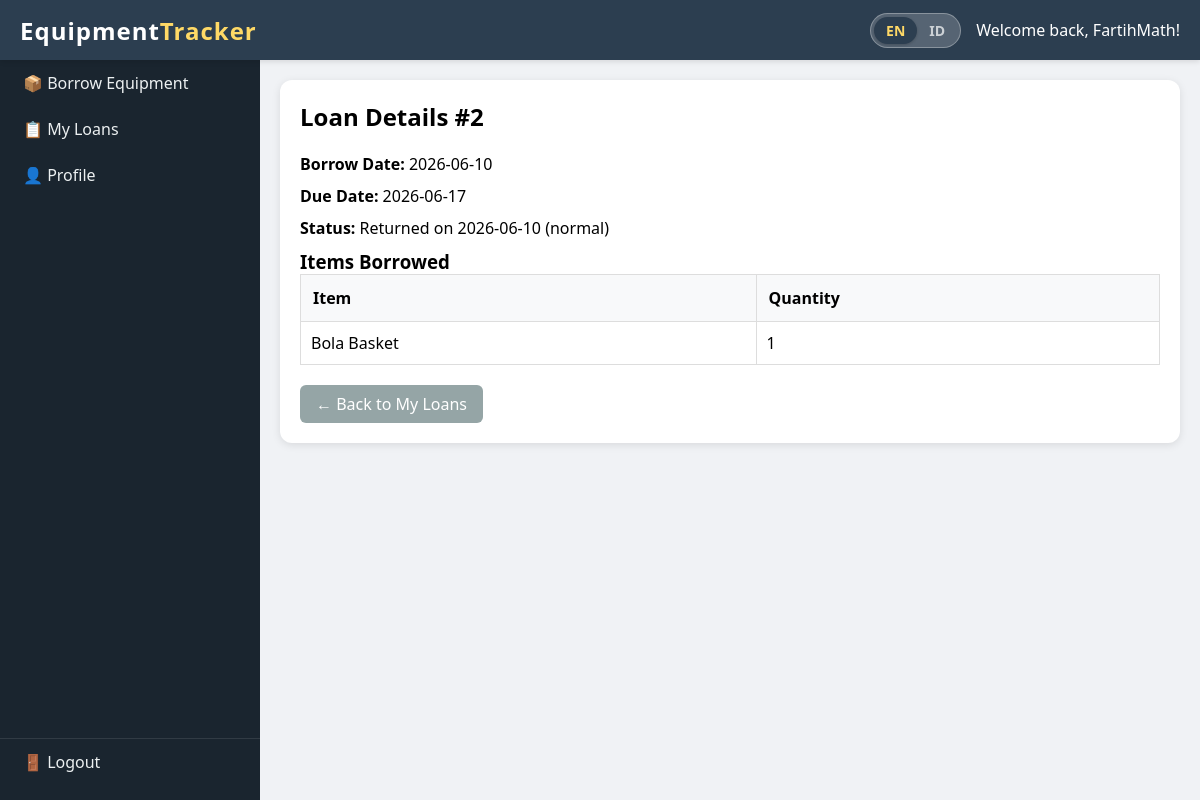
The page /customer/loan_details/2 (signed in) on the database its author committed.
### models.py (models this page shows)
class BorrowSession(db.Model):
    id = db.Column(db.Integer, primary_key=True)
    user_id = db.Column(db.Integer, db.ForeignKey('user.id'), nullable=False)
    borrow_date = db.Column(db.DateTime, default=datetime.now)
    due_date = db.Column(db.DateTime, nullable=False)
    return_date = db.Column(db.DateTime, nullable=True)
    return_status = db.Column(db.String(50), nullable=True)   # 'normal', 'missing', 'damaged'
    return_note = db.Column(db.Text, nullable=True)
    qr_token = db.Column(db.String(100), unique=True, nullable=False)
    items = db.relationship('BorrowItem', backref='session', lazy=True, cascade='all, delete-orphan')

class BorrowItem(db.Model):
    id = db.Column(db.Integer, primary_key=True)
    session_id = db.Column(db.Integer, db.ForeignKey('borrow_session.id'), nullable=False)
    equipment_id = db.Column(db.Integer, db.ForeignKey('equipment.id'), nullable=False)
    quantity = db.Column(db.Integer, nullable=False)
    equipment = db.relationship('Equipment')

class Equipment(db.Model):
    id = db.Column(db.Integer, primary_key=True)
    name = db.Column(db.String(100), nullable=False)
    amount = db.Column(db.Integer, default=0)      # total quantity available

### app.py (the view)
@app.route('/customer/loan_details/<int:session_id>')
def loan_details(session_id):
    if 'user_id' not in session or session.get('role') != 'customer':
        return redirect(url_for('login'))
    sess = BorrowSession.query.get_or_404(session_id)
    if sess.user_id != session['user_id']:
        return "Unauthorized", 401
    items = sess.items
    sess.is_late = (datetime.now() > sess.due_date and sess.return_date is None)
    return render_template('loan_details.html', borrow_session=sess, items=items)

### app.py (called while the page is built)
@app.context_processor
def inject_utils():
    lang = session.get('lang', 'en')
    def _(text):
        return translations.get(text, {}).get(lang, text)
    return {'lang': lang, '_': _}

### templates/loan_details.html (shortened to what this page needs)
{% extends "customer_dashboard.html" %}
{% block content %}
<div class="loan-details-card">
    <h2>{{ _('Loan Details') }} #{{ borrow_session.id }}</h2>
    <p><strong>{{ _('Borrow Date') }}:</strong> {{ borrow_session.borrow_date.strftime('%Y-%m-%d') }}</p>
    <p><strong>{{ _('Due Date') }}:</strong> {{ borrow_session.due_date.strftime('%Y-%m-%d') }}</p>
    <p><strong>{{ _('Status') }}:</strong>
        {% if borrow_session.return_date %}
            {{ _('Returned') }} {{ _('on') }} {{ borrow_session.return_date.strftime('%Y-%m-%d') }} ({{ _(borrow_session.return_status) }})
        {% else %}
            {% if borrow_session.is_late %}<span class="late-text">{{ _('LATE') }}</span>{% else %}{{ _('Active') }}{% endif %}
        {% endif %}
    </p>
    <h3>{{ _('Items Borrowed') }}</h3>
    <table class="items-table">
        <thead>
            <tr>
                <th>{{ _('Item') }}</th>
                <th>{{ _('Quantity') }}</th>
            </tr>
        </thead>
        <tbody>
            {% for item in items %}
            <tr>
                <td>{{ item.equipment.name }}</td>
                <td>{{ item.quantity }}</td>
            </tr>
            {% endfor %}
        </tbody>
    </table>
    <div class="back-button-container">
        <a href="{{ url_for('my_loans') }}" class="btn-back">← {{ _('Back to My Loans') }}</a>
    </div>
</div>
{% endblock %}

### static/style.css (style rules this page uses)
* { margin: 0; padding: 0; box-sizing: border-box; }
body { font-family: 'Segoe UI', Tahoma, Geneva, Verdana, sans-serif; background: #f0f2f5; overflow-x: hidden; }
table { width: 100%; border-collapse: collapse; margin-bottom: 20px; }
th, td { border: 1px solid #ddd; padding: 10px; text-align: left; }
th { background: #f8f9fa; }
.loan-details-card, .loans-card { background: white; border-radius: 12px; padding: 20px; box-shadow: 0 2px 8px rgba(0,0,0,0.1); }
.loan-details-card h2, .loans-card h2 { margin-bottom: 20px; }
.loan-details-card p { margin-bottom: 10px; }
.btn-back { background: #95a5a6; color: white; text-decoration: none; padding: 8px 16px; border-radius: 6px; display: inline-block; }
.back-button-container { margin-top: 20px; }
.items-table { width: 100%; border-collapse: collapse; margin-bottom: 20px; }
.items-table th, .items-table td { border: 1px solid #ddd; padding: 10px; text-align: left; }
.items-table th { background: #f8f9fa; padding: 12px; }

### rows shown on the page
BorrowSession: id "2", borrow_date "2026-06-10", due_date "2026-06-17", return_date "2026-06-10"
BorrowItem: equipment.name "Bola Basket", quantity "1"

### other values the page prints
{{ session.username }} "FartihMath"
